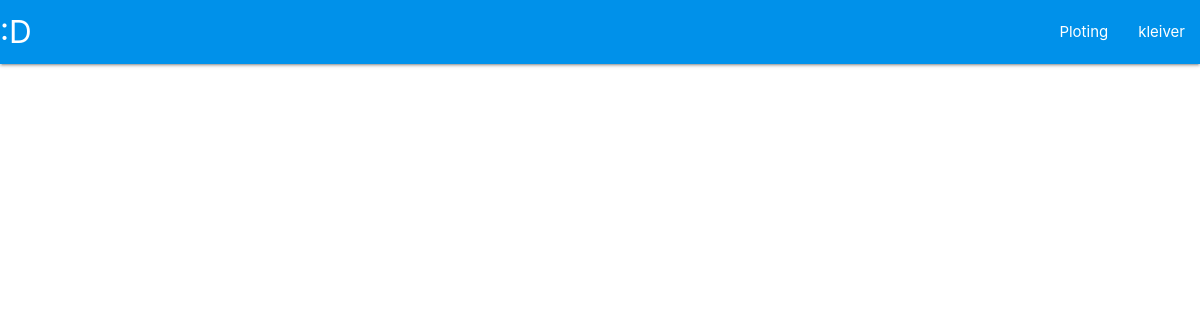
The app's page /plots/posts/ (signed in), older data.
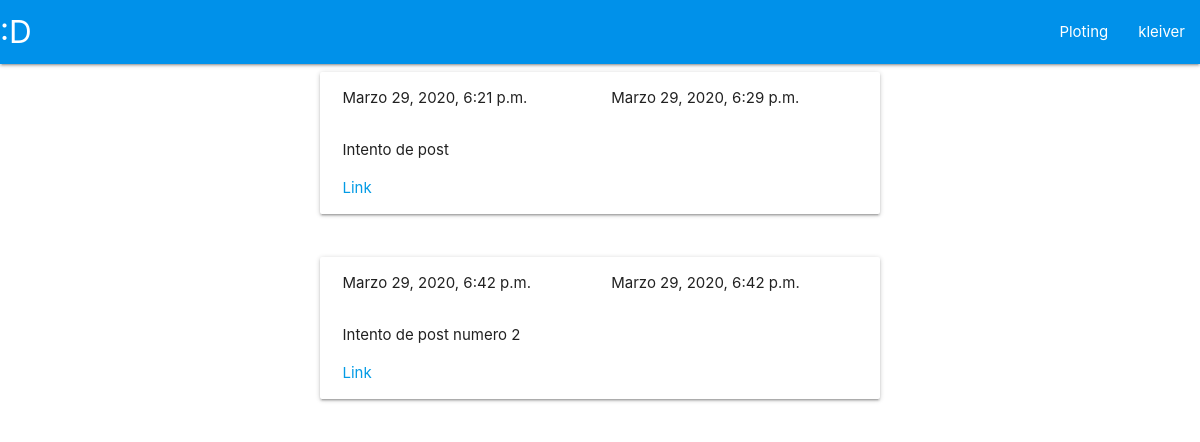
The same page, newer data.
### plots/models.py (models this page shows, shortened)
class Post(models.Model):
    user = models.ForeignKey(User, on_delete=models.CASCADE)
    title = models.CharField(max_length=140)
    post_text = models.TextField()
    post_date = models.DateTimeField(editable=False)
    post_modified = models.DateTimeField(editable=False)

### plots/views.py (the view)
# urls.py: path('posts/', views.list_of_post, name='list_post'),
@login_required
def list_of_post(request):
    post_object = Post.objects.filter(user=request.user)
    post_list = [item for item in post_object]
    return render(request, 'plots/list_post.html', context={'post_list': post_list})

### plots/templates/plots/list_post.html (shortened to what this page needs)
{% extends "plots/base.html" %}
{% block content %}
{% for post in post_list %}
<div class="row">
  <div class="card-panel hoverable col s12 m10 l8 offset-m1 offset-l2 ">
    <div class="col s6">
      <p>{{post.post_date}}</p>
    </div>
    <div class="col s6">
      <p>{{post.post_modified}}</p>
    </div>
    <div class="col s12">
      <p>{{post.title}}</p>
    </div>
    <div class="col s12">
      <a href="{% url 'plots:post' post.id %}">Link</a>
    </div>
    <div class="col s12">
    </div>
  </div>
</div>
{% endfor %}
{% endblock content %}

Row changes from the older to the newer data that the page shows:
added Post: post_date "Marzo 29, 2020, 6:21 p.m.", post_modified "Marzo 29, 2020, 6:29 p.m.", title "Intento de post"
added Post: post_date "Marzo 29, 2020, 6:42 p.m.", post_modified "Marzo 29, 2020, 6:42 p.m.", title "Intento de post numero 2"
